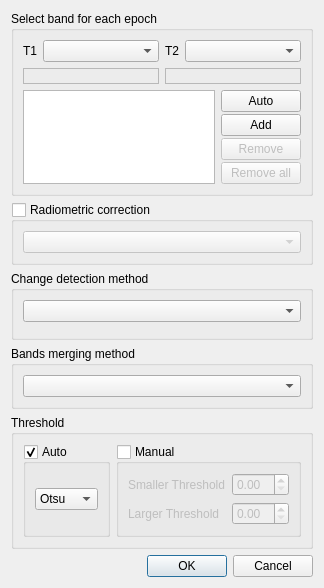
<?xml version="1.0" encoding="UTF-8"?>
<ui version="4.0">
 <class>DialogPBCDBinary</class>
 <widget class="QDialog" name="DialogPBCDBinary">
  <property name="geometry">
   <rect>
    <x>0</x>
    <y>0</y>
    <width>319</width>
    <height>541</height>
   </rect>
  </property>
  <property name="windowTitle">
   <string>Dialog</string>
  </property>
  <layout class="QVBoxLayout" name="verticalLayout_8">
   <item>
    <widget class="QGroupBox" name="groupBox">
     <property name="title">
      <string>Select band for each epoch</string>
     </property>
     <layout class="QVBoxLayout" name="verticalLayout_6">
      <item>
       <layout class="QHBoxLayout" name="horizontalLayout_5">
        <item>
         <layout class="QVBoxLayout" name="verticalLayout_2">
          <item>
           <layout class="QHBoxLayout" name="horizontalLayout">
            <item>
             <widget class="QLabel" name="label">
              <property name="text">
               <string>T1</string>
              </property>
             </widget>
            </item>
            <item>
             <widget class="QComboBox" name="comboBoxT1Image">
              <property name="sizePolicy">
               <sizepolicy hsizetype="Expanding" vsizetype="Fixed">
                <horstretch>0</horstretch>
                <verstretch>0</verstretch>
               </sizepolicy>
              </property>
             </widget>
            </item>
           </layout>
          </item>
          <item>
           <widget class="QLabel" name="labelT1Path">
            <property name="frameShape">
             <enum>QFrame::StyledPanel</enum>
            </property>
            <property name="frameShadow">
             <enum>QFrame::Plain</enum>
            </property>
            <property name="text">
             <string/>
            </property>
           </widget>
          </item>
         </layout>
        </item>
        <item>
         <layout class="QVBoxLayout" name="verticalLayout">
          <item>
           <layout class="QHBoxLayout" name="horizontalLayout_2">
            <item>
             <widget class="QLabel" name="label_2">
              <property name="text">
               <string>T2</string>
              </property>
             </widget>
            </item>
            <item>
             <widget class="QComboBox" name="comboBoxT2Image">
              <property name="sizePolicy">
               <sizepolicy hsizetype="Expanding" vsizetype="Fixed">
                <horstretch>0</horstretch>
                <verstretch>0</verstretch>
               </sizepolicy>
              </property>
             </widget>
            </item>
           </layout>
          </item>
          <item>
           <widget class="QLabel" name="labelT2Path">
            <property name="frameShape">
             <enum>QFrame::StyledPanel</enum>
            </property>
            <property name="frameShadow">
             <enum>QFrame::Plain</enum>
            </property>
            <property name="text">
             <string/>
            </property>
           </widget>
          </item>
         </layout>
        </item>
       </layout>
      </item>
      <item>
       <layout class="QHBoxLayout" name="horizontalLayout_3">
        <item>
         <widget class="QListWidget" name="listWidgetBandPairs">
          <property name="editTriggers">
           <set>QAbstractItemView::NoEditTriggers</set>
          </property>
          <property name="selectionMode">
           <enum>QAbstractItemView::MultiSelection</enum>
          </property>
         </widget>
        </item>
        <item>
         <layout class="QVBoxLayout" name="verticalLayout_5">
          <property name="spacing">
           <number>2</number>
          </property>
          <item>
           <widget class="QPushButton" name="pushButtonAutoBand">
            <property name="text">
             <string>Auto</string>
            </property>
           </widget>
          </item>
          <item>
           <widget class="QPushButton" name="pushButtonAddBandPair">
            <property name="text">
             <string>Add</string>
            </property>
           </widget>
          </item>
          <item>
           <widget class="QPushButton" name="pushButtonRemoveBands">
            <property name="enabled">
             <bool>false</bool>
            </property>
            <property name="text">
             <string>Remove</string>
            </property>
           </widget>
          </item>
          <item>
           <widget class="QPushButton" name="pushButtonRemoveAllBands">
            <property name="enabled">
             <bool>false</bool>
            </property>
            <property name="text">
             <string>Remove all</string>
            </property>
           </widget>
          </item>
         </layout>
        </item>
       </layout>
      </item>
     </layout>
    </widget>
   </item>
   <item>
    <widget class="QGroupBox" name="groupBoxRadiometricCorrection">
     <property name="title">
      <string>Radiometric correction</string>
     </property>
     <property name="checkable">
      <bool>true</bool>
     </property>
     <property name="checked">
      <bool>false</bool>
     </property>
     <layout class="QVBoxLayout" name="verticalLayout_3">
      <item>
       <widget class="QComboBox" name="comboBoxRadiometricCorrection"/>
      </item>
     </layout>
    </widget>
   </item>
   <item>
    <widget class="QGroupBox" name="groupBox_3">
     <property name="title">
      <string>Change detection method</string>
     </property>
     <layout class="QVBoxLayout" name="verticalLayout_4">
      <item>
       <widget class="QComboBox" name="comboBoxDiffMethod"/>
      </item>
      <item>
       <widget class="QFrame" name="frame">
        <property name="frameShape">
         <enum>QFrame::StyledPanel</enum>
        </property>
        <property name="frameShadow">
         <enum>QFrame::Raised</enum>
        </property>
       </widget>
      </item>
     </layout>
    </widget>
   </item>
   <item>
    <widget class="QGroupBox" name="groupBox_4">
     <property name="title">
      <string>Bands merging method</string>
     </property>
     <layout class="QVBoxLayout" name="verticalLayout_7">
      <item>
       <widget class="QComboBox" name="comboBoxMergeMethod"/>
      </item>
     </layout>
    </widget>
   </item>
   <item>
    <widget class="QGroupBox" name="groupBox_5">
     <property name="title">
      <string>Threshold</string>
     </property>
     <layout class="QHBoxLayout" name="horizontalLayout_4">
      <item>
       <widget class="QGroupBox" name="groupBoxAutoThreshold">
        <property name="title">
         <string>Auto</string>
        </property>
        <property name="checkable">
         <bool>true</bool>
        </property>
        <layout class="QVBoxLayout" name="verticalLayout_9">
         <item>
          <widget class="QComboBox" name="comboBoxAutoThresholdMethod">
           <item>
            <property name="text">
             <string>Otsu</string>
            </property>
           </item>
           <item>
            <property name="text">
             <string>Tsai</string>
            </property>
           </item>
           <item>
            <property name="text">
             <string>Kapur</string>
            </property>
           </item>
           <item>
            <property name="text">
             <string>Kittler</string>
            </property>
           </item>
          </widget>
         </item>
        </layout>
       </widget>
      </item>
      <item>
       <widget class="QGroupBox" name="groupBoxManualThreshold">
        <property name="title">
         <string>Manual</string>
        </property>
        <property name="checkable">
         <bool>true</bool>
        </property>
        <property name="checked">
         <bool>false</bool>
        </property>
        <layout class="QFormLayout" name="formLayout_2">
         <item row="0" column="0">
          <widget class="QLabel" name="label_3">
           <property name="text">
            <string>Smaller Threshold</string>
           </property>
          </widget>
         </item>
         <item row="0" column="1">
          <widget class="QDoubleSpinBox" name="doubleSpinBoxMinT"/>
         </item>
         <item row="1" column="0">
          <widget class="QLabel" name="label_4">
           <property name="text">
            <string>Larger Threshold</string>
           </property>
          </widget>
         </item>
         <item row="1" column="1">
          <widget class="QDoubleSpinBox" name="doubleSpinBoxMaxT"/>
         </item>
        </layout>
       </widget>
      </item>
     </layout>
    </widget>
   </item>
   <item>
    <widget class="QDialogButtonBox" name="buttonBox">
     <property name="orientation">
      <enum>Qt::Horizontal</enum>
     </property>
     <property name="standardButtons">
      <set>QDialogButtonBox::Cancel|QDialogButtonBox::Ok</set>
     </property>
    </widget>
   </item>
  </layout>
 </widget>
 <resources/>
 <connections>
  <connection>
   <sender>buttonBox</sender>
   <signal>accepted()</signal>
   <receiver>DialogPBCDBinary</receiver>
   <slot>accept()</slot>
   <hints>
    <hint type="sourcelabel">
     <x>248</x>
     <y>254</y>
    </hint>
    <hint type="destinationlabel">
     <x>157</x>
     <y>274</y>
    </hint>
   </hints>
  </connection>
  <connection>
   <sender>buttonBox</sender>
   <signal>rejected()</signal>
   <receiver>DialogPBCDBinary</receiver>
   <slot>reject()</slot>
   <hints>
    <hint type="sourcelabel">
     <x>316</x>
     <y>260</y>
    </hint>
    <hint type="destinationlabel">
     <x>286</x>
     <y>274</y>
    </hint>
   </hints>
  </connection>
 </connections>
</ui>
